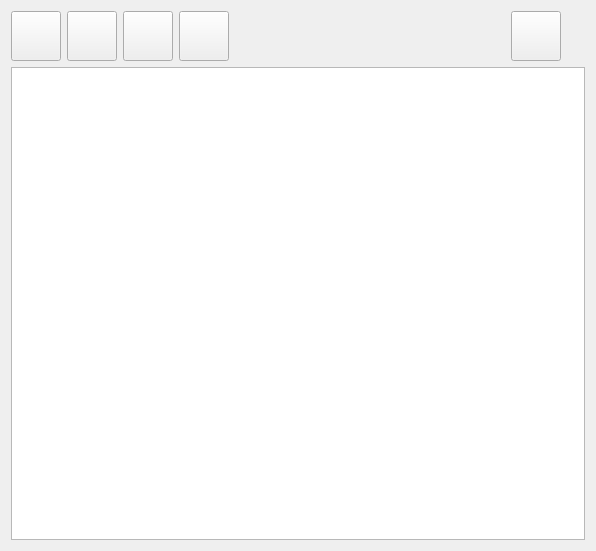
<?xml version="1.0" encoding="UTF-8"?>
<ui version="4.0">
 <class>MLQueueWidget</class>
 <widget class="QWidget" name="MLQueueWidget">
  <property name="geometry">
   <rect>
    <x>0</x>
    <y>0</y>
    <width>596</width>
    <height>551</height>
   </rect>
  </property>
  <property name="windowTitle">
   <string>Form</string>
  </property>
  <layout class="QVBoxLayout" name="verticalLayout" stretch="0,1">
   <item>
    <layout class="QHBoxLayout" name="horizontalLayout_2" stretch="0">
     <item>
      <layout class="QHBoxLayout" name="horizontalLayout" stretch="0,0,0,0,0,0,0">
       <item>
        <widget class="SquareFrame" name="squareFrame_3">
         <layout class="QVBoxLayout" name="verticalLayout_5">
          <property name="spacing">
           <number>0</number>
          </property>
          <property name="leftMargin">
           <number>0</number>
          </property>
          <property name="topMargin">
           <number>0</number>
          </property>
          <property name="rightMargin">
           <number>0</number>
          </property>
          <property name="bottomMargin">
           <number>0</number>
          </property>
          <item>
           <widget class="QPushButton" name="MoveUpInQueueBtn">
            <property name="sizePolicy">
             <sizepolicy hsizetype="Minimum" vsizetype="Minimum">
              <horstretch>1</horstretch>
              <verstretch>1</verstretch>
             </sizepolicy>
            </property>
            <property name="minimumSize">
             <size>
              <width>50</width>
              <height>50</height>
             </size>
            </property>
            <property name="sizeIncrement">
             <size>
              <width>1</width>
              <height>1</height>
             </size>
            </property>
            <property name="toolTip">
             <string>Move item up in Queue</string>
            </property>
            <property name="text">
             <string/>
            </property>
            <property name="icon">
             <iconset resource="../../../res/app_resources.qrc">
              <normaloff>:/Icons/icons/actions/go-up.png</normaloff>:/Icons/icons/actions/go-up.png</iconset>
            </property>
            <property name="iconSize">
             <size>
              <width>25</width>
              <height>25</height>
             </size>
            </property>
           </widget>
          </item>
         </layout>
        </widget>
       </item>
       <item>
        <widget class="SquareFrame" name="squareFrame_4">
         <layout class="QVBoxLayout" name="verticalLayout_6">
          <property name="spacing">
           <number>0</number>
          </property>
          <property name="leftMargin">
           <number>0</number>
          </property>
          <property name="topMargin">
           <number>0</number>
          </property>
          <property name="rightMargin">
           <number>0</number>
          </property>
          <property name="bottomMargin">
           <number>0</number>
          </property>
          <item>
           <widget class="QPushButton" name="MoveDownInQueueBtn">
            <property name="sizePolicy">
             <sizepolicy hsizetype="Minimum" vsizetype="Minimum">
              <horstretch>1</horstretch>
              <verstretch>1</verstretch>
             </sizepolicy>
            </property>
            <property name="minimumSize">
             <size>
              <width>50</width>
              <height>50</height>
             </size>
            </property>
            <property name="sizeIncrement">
             <size>
              <width>1</width>
              <height>1</height>
             </size>
            </property>
            <property name="toolTip">
             <string>Move item down in Queue</string>
            </property>
            <property name="text">
             <string/>
            </property>
            <property name="icon">
             <iconset resource="../../../res/app_resources.qrc">
              <normaloff>:/Icons/icons/actions/go-down.png</normaloff>:/Icons/icons/actions/go-down.png</iconset>
            </property>
            <property name="iconSize">
             <size>
              <width>25</width>
              <height>25</height>
             </size>
            </property>
           </widget>
          </item>
         </layout>
        </widget>
       </item>
       <item>
        <widget class="SquareFrame" name="squareFrame_5">
         <layout class="QVBoxLayout" name="verticalLayout_7">
          <property name="spacing">
           <number>0</number>
          </property>
          <property name="leftMargin">
           <number>0</number>
          </property>
          <property name="topMargin">
           <number>0</number>
          </property>
          <property name="rightMargin">
           <number>0</number>
          </property>
          <property name="bottomMargin">
           <number>0</number>
          </property>
          <item>
           <widget class="QPushButton" name="CancelStopButton">
            <property name="sizePolicy">
             <sizepolicy hsizetype="Minimum" vsizetype="Minimum">
              <horstretch>1</horstretch>
              <verstretch>1</verstretch>
             </sizepolicy>
            </property>
            <property name="minimumSize">
             <size>
              <width>50</width>
              <height>50</height>
             </size>
            </property>
            <property name="sizeIncrement">
             <size>
              <width>1</width>
              <height>1</height>
             </size>
            </property>
            <property name="toolTip">
             <string>Dequeue/Stop item</string>
            </property>
            <property name="text">
             <string/>
            </property>
            <property name="icon">
             <iconset resource="../../../res/app_resources.qrc">
              <normaloff>:/Icons/icons/actions/process-stop.png</normaloff>:/Icons/icons/actions/process-stop.png</iconset>
            </property>
            <property name="iconSize">
             <size>
              <width>25</width>
              <height>25</height>
             </size>
            </property>
           </widget>
          </item>
         </layout>
        </widget>
       </item>
       <item>
        <widget class="SquareFrame" name="squareFrame_6">
         <layout class="QVBoxLayout" name="verticalLayout_8">
          <property name="spacing">
           <number>0</number>
          </property>
          <property name="leftMargin">
           <number>0</number>
          </property>
          <property name="topMargin">
           <number>0</number>
          </property>
          <property name="rightMargin">
           <number>0</number>
          </property>
          <property name="bottomMargin">
           <number>0</number>
          </property>
          <item>
           <widget class="QPushButton" name="DeleteButton">
            <property name="sizePolicy">
             <sizepolicy hsizetype="Minimum" vsizetype="Minimum">
              <horstretch>1</horstretch>
              <verstretch>1</verstretch>
             </sizepolicy>
            </property>
            <property name="minimumSize">
             <size>
              <width>50</width>
              <height>50</height>
             </size>
            </property>
            <property name="sizeIncrement">
             <size>
              <width>1</width>
              <height>1</height>
             </size>
            </property>
            <property name="toolTip">
             <string>Delete item</string>
            </property>
            <property name="text">
             <string/>
            </property>
            <property name="icon">
             <iconset resource="../../../res/app_resources.qrc">
              <normaloff>:/Icons/icons/places/user-trash.png</normaloff>:/Icons/icons/places/user-trash.png</iconset>
            </property>
            <property name="iconSize">
             <size>
              <width>25</width>
              <height>25</height>
             </size>
            </property>
           </widget>
          </item>
         </layout>
        </widget>
       </item>
       <item>
        <spacer name="horizontalSpacer">
         <property name="orientation">
          <enum>Qt::Horizontal</enum>
         </property>
         <property name="sizeHint" stdset="0">
          <size>
           <width>40</width>
           <height>20</height>
          </size>
         </property>
        </spacer>
       </item>
       <item>
        <widget class="SquareFrame" name="squareFrame">
         <property name="sizePolicy">
          <sizepolicy hsizetype="Preferred" vsizetype="Preferred">
           <horstretch>0</horstretch>
           <verstretch>0</verstretch>
          </sizepolicy>
         </property>
         <layout class="QVBoxLayout" name="verticalLayout_3">
          <property name="spacing">
           <number>0</number>
          </property>
          <property name="leftMargin">
           <number>0</number>
          </property>
          <property name="topMargin">
           <number>0</number>
          </property>
          <property name="rightMargin">
           <number>0</number>
          </property>
          <property name="bottomMargin">
           <number>0</number>
          </property>
          <item>
           <widget class="QPushButton" name="StartRunningQueueBtn">
            <property name="sizePolicy">
             <sizepolicy hsizetype="Minimum" vsizetype="Minimum">
              <horstretch>0</horstretch>
              <verstretch>0</verstretch>
             </sizepolicy>
            </property>
            <property name="minimumSize">
             <size>
              <width>50</width>
              <height>50</height>
             </size>
            </property>
            <property name="toolTip">
             <string>Start automatic run-mode</string>
            </property>
            <property name="text">
             <string/>
            </property>
            <property name="icon">
             <iconset resource="../../../res/app_resources.qrc">
              <normaloff>:/Icons/icons/actions/media-playback-start.png</normaloff>
              <normalon>:/Icons/icons/media-playback-started.png</normalon>:/Icons/icons/actions/media-playback-start.png</iconset>
            </property>
            <property name="iconSize">
             <size>
              <width>25</width>
              <height>25</height>
             </size>
            </property>
            <property name="checkable">
             <bool>true</bool>
            </property>
           </widget>
          </item>
         </layout>
        </widget>
       </item>
       <item>
        <widget class="SquareFrame" name="squareFrame_2">
         <layout class="QVBoxLayout" name="verticalLayout_4"/>
        </widget>
       </item>
      </layout>
     </item>
    </layout>
   </item>
   <item>
    <layout class="QVBoxLayout" name="QueueViewLayout">
     <item>
      <widget class="RunQueueTreeView" name="queueView"/>
     </item>
    </layout>
   </item>
  </layout>
 </widget>
 <customwidgets>
  <customwidget>
   <class>SquareFrame</class>
   <extends>QFrame</extends>
   <header>pyside6_utils.widgets.square_frame</header>
   <container>1</container>
  </customwidget>
  <customwidget>
   <class>RunQueueTreeView</class>
   <extends>QTreeView</extends>
   <header>configurun.windows.views.run_queue_tree_view</header>
  </customwidget>
 </customwidgets>
 <resources>
  <include location="../../../res/app_resources.qrc"/>
 </resources>
 <connections/>
</ui>
